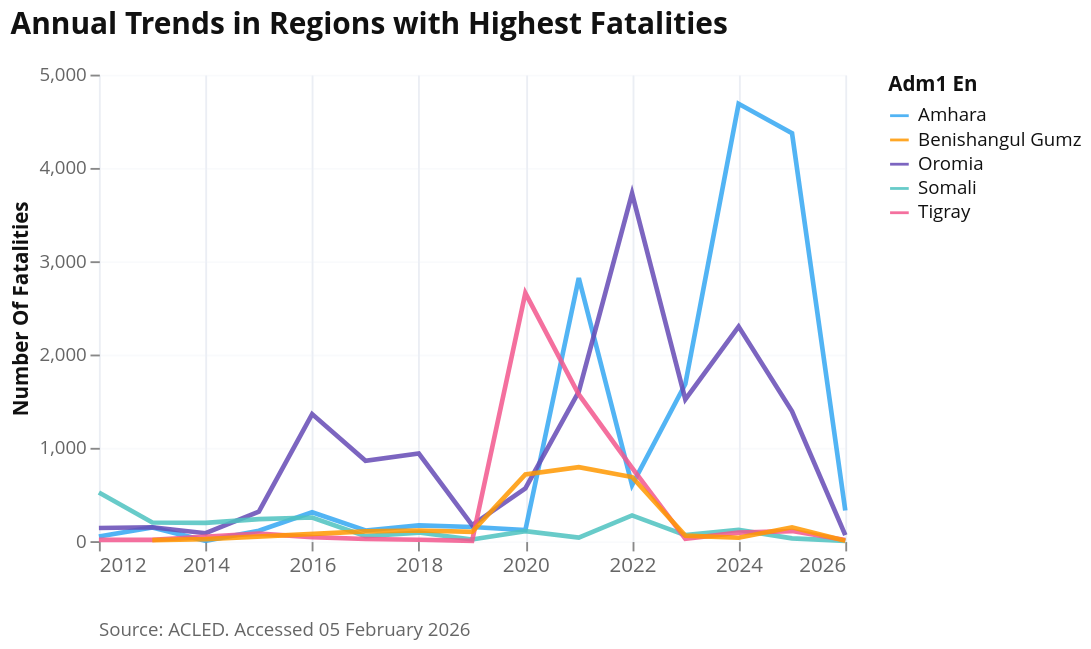

Source (notebook cell):
### Markdown cell above
### Annual Trends in Regions with High Fatalities

Subnationally, Amhara saw the highest number of conflict related deaths since 2012 with 15565 deaths, followed by Oromia (15197) and Tigray (5441).

### Code cell
fig = visuals.plot_lines_by_category_altair(
    conflict_yearly_regional[conflict_yearly_regional['ADM1_EN'].isin(top5)],
    "Annual Trends in Regions with Highest Fatalities",
    f"ACLED. Accessed {extracted_date_formatted}",
    category_column="ADM1_EN",
    measure="nrFatalities",
    width=400,
    height=250,
)
fig

### Figure 1 — Vega-Lite specification as saved in the notebook (floating-point values rounded to 4 significant figures)
{"config": {"font": "Open Sans", "title": {"font": "Open Sans", "color": "#111111", "subtitleColor": "#666666"}, "axis": {"labelFont": "Open Sans", "titleFont": "Open Sans", "domainWidth": 0, "gridColor": "#EBEEF4", "labelColor": "#666666", "titleColor": "#111111"}, "legend": {"labelFont": "Open Sans", "titleFont": "Open Sans", "labelColor": "#111111", "titleColor": "#111111"}, "header": {"labelFont": "Open Sans", "titleFont": "Open Sans"}, "mark": {"font": "Open Sans"}, "text": {"font": "Open Sans"}, "view": {"strokeWidth": 0}}, "vconcat": [{"data": {"name": "data-b003e7189cf7e5246a8c9a745d85dd7b"}, "mark": {"type": "line", "opacity": 0.85, "strokeWidth": 2.5}, "encoding": {"color": {"field": "ADM1_EN", "legend": {"labelFontSize": 10, "orient": "right", "title": "Adm1 En", "titleFontSize": 11}, "scale": {"range": ["#34A7F2", "#FF9800", "#664AB6", "#4EC2C0", "#F3578E"]}, "type": "nominal"}, "x": {"axis": {"format": "%Y", "labelAngle": 0, "labelFontSize": 11, "labelFontWeight": "normal", "tickCount": {"interval": "year", "step": 2}, "title": null}, "field": "event_date", "type": "temporal"}, "y": {"axis": {"grid": true, "gridOpacity": 0.3, "labelFontSize": 10, "title": "Number Of Fatalities", "titleFontSize": 11}, "field": "nrFatalities", "scale": {"zero": true}, "type": "quantitative"}}, "height": 250, "title": {"text": ["Annual Trends in Regions with Highest Fatalities"], "align": "left", "anchor": "start", "dy": -10, "fontSize": 16, "fontWeight": "bold", "subtitleFontSize": 12, "subtitleFontWeight": "normal"}, "width": 400}, {"data": {"name": "empty"}, "mark": {"type": "text", "align": "left", "baseline": "top", "color": "#666666", "dx": -200.0, "dy": 10, "fontSize": 10, "fontWeight": "normal"}, "encoding": {"text": {"value": "Source: ACLED. Accessed 05 February 2026"}}, "height": 20, "width": 400}], "spacing": 5, "$schema": "https://vega.github.io/schema/vega-lite/v6.1.0.json", "datasets": {"data-b003e7189cf7e5246a8c9a745d85dd7b": [{"index": 2, "event_date": "2012-01-01T00:00:00", "ADM1_EN": "Amhara", "nrFatalities": 49, "nrEvents": 16}, {"index": 6, "event_date": "2012-01-01T00:00:00", "ADM1_EN": "Oromia", "nrFatalities": 141, "nrEvents": 35}, {"index": 7, "event_date": "2012-01-01T00:00:00", "ADM1_EN": "Somali", "nrFatalities": 522, "nrEvents": 58}, {"index": 10, "event_date": "2012-01-01T00:00:00", "ADM1_EN": "Tigray", "nrFatalities": 14, "nrEvents": 1}, {"index": 13, "event_date": "2013-01-01T00:00:00", "ADM1_EN": "Amhara", "nrFatalities": 147, "nrEvents": 19}, {"index": 14, "event_date": "2013-01-01T00:00:00", "ADM1_EN": "Benishangul Gumz", "nrFatalities": 10, "nrEvents": 1}, {"index": 19, "event_date": "2013-01-01T00:00:00", "ADM1_EN": "Oromia", "nrFatalities": 149, "nrEvents": 43}, {"index": 20, "event_date": "2013-01-01T00:00:00", "ADM1_EN": "Somali", "nrFatalities": 200, "nrEvents": 32}, {"index": 22, "event_date": "2013-01-01T00:00:00", "ADM1_EN": "Tigray", "nrFatalities": 13, "nrEvents": 9}, {"index": 24, "event_date": "2014-01-01T00:00:00", "ADM1_EN": "Amhara", "nrFatalities": 3, "nrEvents": 3}, {"index": 25, "event_date": "2014-01-01T00:00:00", "ADM1_EN": "Benishangul Gumz", "nrFatalities": 21, "nrEvents": 3}, {"index": 28, "event_date": "2014-01-01T00:00:00", "ADM1_EN": "Oromia", "nrFatalities": 85, "nrEvents": 86}, {"index": 30, "event_date": "2014-01-01T00:00:00", "ADM1_EN": "Somali", "nrFatalities": 195, "nrEvents": 21}, {"index": 33, "event_date": "2015-01-01T00:00:00", "ADM1_EN": "Amhara", "nrFatalities": 111, "nrEvents": 11}, {"index": 36, "event_date": "2015-01-01T00:00:00", "ADM1_EN": "Oromia", "nrFatalities": 317, "nrEvents": 315}, {"index": 37, "event_date": "2015-01-01T00:00:00", "ADM1_EN": "Somali", "nrFatalities": 236, "nrEvents": 31}, {"index": 40, "event_date": "2015-01-01T00:00:00", "ADM1_EN": "Tigray", "nrFatalities": 80, "nrEvents": 4}, {"index": 43, "event_date": "2016-01-01T00:00:00", "ADM1_EN": "Amhara", "nrFatalities": 310, "nrEvents": 89}, {"index": 48, "event_date": "2016-01-01T00:00:00", "ADM1_EN": "Oromia", "nrFatalities": 1362, "nrEvents": 961}, {"index": 50, "event_date": "2016-01-01T00:00:00", "ADM1_EN": "Somali", "nrFatalities": 253, "nrEvents": 33}, {"index": 53, "event_date": "2016-01-01T00:00:00", "ADM1_EN": "Tigray", "nrFatalities": 43, "nrEvents": 15}, {"index": 56, "event_date": "2017-01-01T00:00:00", "ADM1_EN": "Amhara", "nrFatalities": 114, "nrEvents": 73}, {"index": 57, "event_date": "2017-01-01T00:00:00", "ADM1_EN": "Benishangul Gumz", "nrFatalities": 104, "nrEvents": 14}, {"index": 62, "event_date": "2017-01-01T00:00:00", "ADM1_EN": "Oromia", "nrFatalities": 861, "nrEvents": 329}, {"index": 63, "event_date": "2017-01-01T00:00:00", "ADM1_EN": "Somali", "nrFatalities": 53, "nrEvents": 11}, {"index": 65, "event_date": "2017-01-01T00:00:00", "ADM1_EN": "Tigray", "nrFatalities": 23, "nrEvents": 8}, {"index": 68, "event_date": "2018-01-01T00:00:00", "ADM1_EN": "Amhara", "nrFatalities": 169, "nrEvents": 122}, {"index": 69, "event_date": "2018-01-01T00:00:00", "ADM1_EN": "Benishangul Gumz", "nrFatalities": 114, "nrEvents": 29}, {"index": 74, "event_date": "2018-01-01T00:00:00", "ADM1_EN": "Oromia", "nrFatalities": 939, "nrEvents": 431}, {"index": 76, "event_date": "2018-01-01T00:00:00", "ADM1_EN": "Somali", "nrFatalities": 92, "nrEvents": 88}, {"index": 79, "event_date": "2018-01-01T00:00:00", "ADM1_EN": "Tigray", "nrFatalities": 15, "nrEvents": 29}, {"index": 82, "event_date": "2019-01-01T00:00:00", "ADM1_EN": "Amhara", "nrFatalities": 152, "nrEvents": 64}, {"index": 83, "event_date": "2019-01-01T00:00:00", "ADM1_EN": "Benishangul Gumz", "nrFatalities": 99, "nrEvents": 9}, {"index": 88, "event_date": "2019-01-01T00:00:00", "ADM1_EN": "Oromia", "nrFatalities": 172, "nrEvents": 118}, {"index": 90, "event_date": "2019-01-01T00:00:00", "ADM1_EN": "Somali", "nrFatalities": 18, "nrEvents": 13}, {"index": 93, "event_date": "2019-01-01T00:00:00", "ADM1_EN": "Tigray", "nrFatalities": 2, "nrEvents": 9}, {"index": 96, "event_date": "2020-01-01T00:00:00", "ADM1_EN": "Amhara", "nrFatalities": 118, "nrEvents": 57}, {"index": 97, "event_date": "2020-01-01T00:00:00", "ADM1_EN": "Benishangul Gumz", "nrFatalities": 714, "nrEvents": 30}, {"index": 102, "event_date": "2020-01-01T00:00:00", "ADM1_EN": "Oromia", "nrFatalities": 565, "nrEvents": 173}, {"index": 104, "event_date": "2020-01-01T00:00:00", "ADM1_EN": "Somali", "nrFatalities": 107, "nrEvents": 25}, {"index": 107, "event_date": "2020-01-01T00:00:00", "ADM1_EN": "Tigray", "nrFatalities": 2659, "nrEvents": 356}, {"index": 110, "event_date": "2021-01-01T00:00:00", "ADM1_EN": "Amhara", "nrFatalities": 2820, "nrEvents": 625}, {"index": 111, "event_date": "2021-01-01T00:00:00", "ADM1_EN": "Benishangul Gumz", "nrFatalities": 793, "nrEvents": 86}, {"index": 116, "event_date": "2021-01-01T00:00:00", "ADM1_EN": "Oromia", "nrFatalities": 1603, "nrEvents": 389}, {"index": 118, "event_date": "2021-01-01T00:00:00", "ADM1_EN": "Somali", "nrFatalities": 37, "nrEvents": 26}, {"index": 121, "event_date": "2021-01-01T00:00:00", "ADM1_EN": "Tigray", "nrFatalities": 1572, "nrEvents": 528}, {"index": 124, "event_date": "2022-01-01T00:00:00", "ADM1_EN": "Amhara", "nrFatalities": 600, "nrEvents": 258}, {"index": 125, "event_date": "2022-01-01T00:00:00", "ADM1_EN": "Benishangul Gumz", "nrFatalities": 687, "nrEvents": 49}, {"index": 130, "event_date": "2022-01-01T00:00:00", "ADM1_EN": "Oromia", "nrFatalities": 3727, "nrEvents": 820}, {"index": 132, "event_date": "2022-01-01T00:00:00", "ADM1_EN": "Somali", "nrFatalities": 276, "nrEvents": 26}, {"index": 135, "event_date": "2022-01-01T00:00:00", "ADM1_EN": "Tigray", "nrFatalities": 785, "nrEvents": 189}, {"index": 138, "event_date": "2023-01-01T00:00:00", "ADM1_EN": "Amhara", "nrFatalities": 1684, "nrEvents": 697}, {"index": 139, "event_date": "2023-01-01T00:00:00", "ADM1_EN": "Benishangul Gumz", "nrFatalities": 59, "nrEvents": 24}, {"index": 143, "event_date": "2023-01-01T00:00:00", "ADM1_EN": "Oromia", "nrFatalities": 1520, "nrEvents": 707}, {"index": 145, "event_date": "2023-01-01T00:00:00", "ADM1_EN": "Somali", "nrFatalities": 64, "nrEvents": 15}, {"index": 148, "event_date": "2023-01-01T00:00:00", "ADM1_EN": "Tigray", "nrFatalities": 24, "nrEvents": 73}, {"index": 151, "event_date": "2024-01-01T00:00:00", "ADM1_EN": "Amhara", "nrFatalities": 4688, "nrEvents": 1640}, {"index": 152, "event_date": "2024-01-01T00:00:00", "ADM1_EN": "Benishangul Gumz", "nrFatalities": 36, "nrEvents": 30}, {"index": 157, "event_date": "2024-01-01T00:00:00", "ADM1_EN": "Oromia", "nrFatalities": 2300, "nrEvents": 1031}, {"index": 159, "event_date": "2024-01-01T00:00:00", "ADM1_EN": "Somali", "nrFatalities": 120, "nrEvents": 21}, {"index": 162, "event_date": "2024-01-01T00:00:00", "ADM1_EN": "Tigray", "nrFatalities": 91, "nrEvents": 143}, {"index": 165, "event_date": "2025-01-01T00:00:00", "ADM1_EN": "Amhara", "nrFatalities": 4372, "nrEvents": 1555}, {"index": 166, "event_date": "2025-01-01T00:00:00", "ADM1_EN": "Benishangul Gumz", "nrFatalities": 148, "nrEvents": 50}, {"index": 171, "event_date": "2025-01-01T00:00:00", "ADM1_EN": "Oromia", "nrFatalities": 1392, "nrEvents": 799}, {"index": 173, "event_date": "2025-01-01T00:00:00", "ADM1_EN": "Somali", "nrFatalities": 30, "nrEvents": 28}, {"index": 176, "event_date": "2025-01-01T00:00:00", "ADM1_EN": "Tigray", "nrFatalities": 108, "nrEvents": 247}, {"index": 179, "event_date": "2026-01-01T00:00:00", "ADM1_EN": "Amhara", "nrFatalities": 328, "nrEvents": 101}, {"index": 180, "event_date": "2026-01-01T00:00:00", "ADM1_EN": "Benishangul Gumz", "nrFatalities": 3, "nrEvents": 8}, {"index": 183, "event_date": "2026-01-01T00:00:00", "ADM1_EN": "Oromia", "nrFatalities": 64, "nrEvents": 56}, {"index": 184, "event_date": "2026-01-01T00:00:00", "ADM1_EN": "Somali", "nrFatalities": 3, "nrEvents": 3}, {"index": 187, "event_date": "2026-01-01T00:00:00", "ADM1_EN": "Tigray", "nrFatalities": 12, "nrEvents": 18}], "empty": [{}]}}
